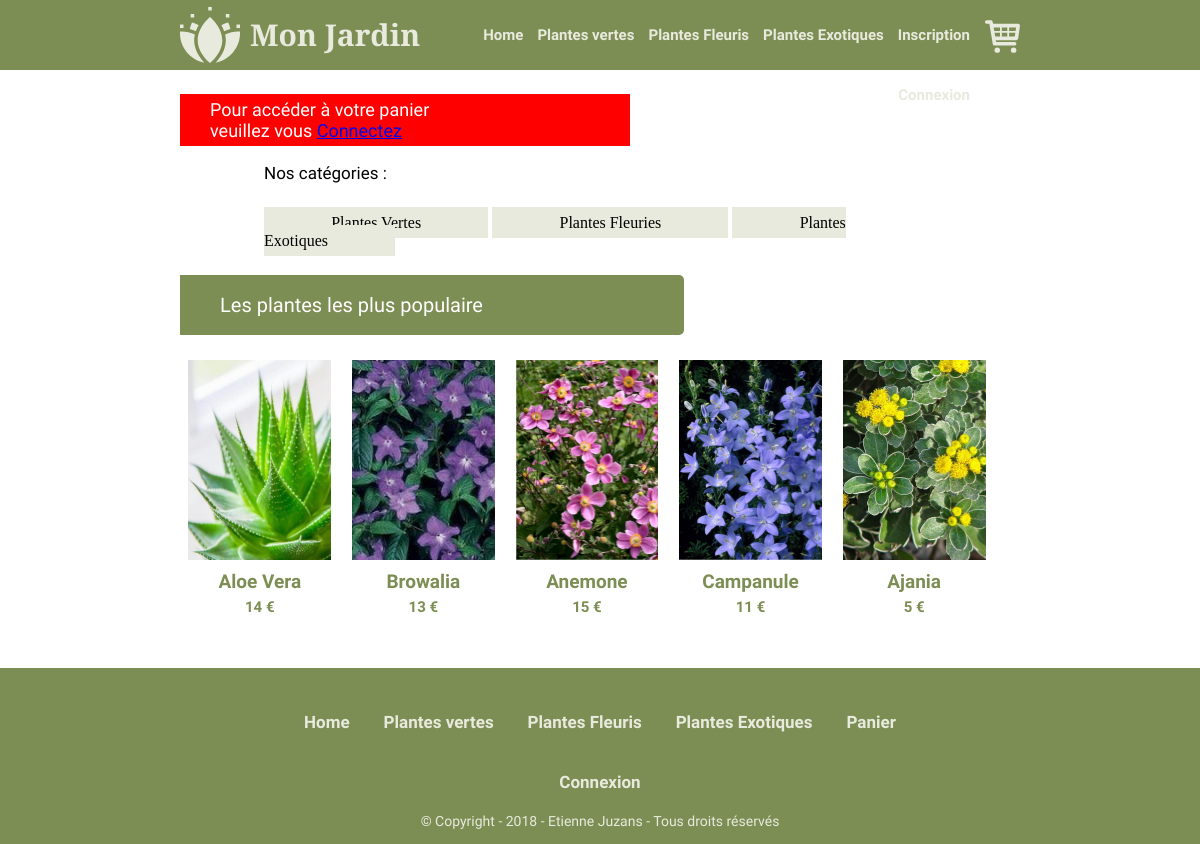
Page /Panier on the committed database.
### tables this page shows
CREATE TABLE `Produits` (
  `id` int(11) NOT NULL,
  `name` varchar(255) NOT NULL,
  `description` text NOT NULL,
  `prix` float NOT NULL,
  `actif` int(1) DEFAULT NULL,
  `view` varchar(255) NOT NULL DEFAULT '0'
);

### controller/produit.php (called while the page is built)
<?php
$objProduitFLeuries = new produit($connect);
?>

### models/connect.class.php (called while the page is built, shortened)
<?php
class connect {
    public function setConnect(PDO $connect)
    {
        $this -> _connect = $connect;
    }
}
?>

### models/produit.class.php (called while the page is built, shortened)
<?php
class produit extends connect
{
    function produitPopulaireAll(){
        $req = $this -> _connect -> query("SELECT * FROM Produits ORDER BY view DESC LIMIT 5");
        $resReq = $req->fetchAll();
        return $resReq;
    }
}
?>

### views/Panier.php (the view, shortened to what this page needs)
<?php
require "controller/Panier.php";
if (isset($_SESSION['user'])) {
    if ($objPanier->nbPanier($_SESSION['user']) == false) {
        ?>
        <section>
            <div id="Panier">
                <div class="Panier_Title">
                    <p>Vous n'avez pas ajouter de produits à votre panier</p>
                </div>
                <div class="Panier_Univers">
                    <p>Nos catégories :</p>
                    <ul>
                        <li><a href="PlantesVertes">Plantes Vertes</a></li>
                        <li><a href="PlantesFleuris">Plantes Fleuries</a></li>
                        <li><a href="PlantesExotiques">Plantes Exotiques</a></li>
                    </ul>
                </div>
            </div>
            <div id="Home_Populaire">
                <div class="Home_Populaire_Titre">
                    <p>Les plantes les plus populaire</p>
                    <div class="Home_Populaire_barre"></div>
                </div>
                <div id="Home_Populaire_Produit">
                    <?php
                    foreach ($objProduitFLeuries->produitPopulaireAll() as $res) {
                        ?>
                        <div class="Home_Produits_Populaire">
                            <a href="PlantesFleuris-<?php echo $res['id'] ?>">
                                <div class="Home_Images_Produits_Populaire"
                                     style="background-image: url('./images/images_produits/<?php echo $res['name'] ?>.jpg'); width: 100%; height: 200px; background-size: cover;"></div>
                                <div class="Home_Info_Produits_Populaire">
                                    <h2><?php echo $res['name'] ?></h2>
                                    <h3><?php echo $res['prix'] ?> €</h3>
                                </div>
                            </a>
                        </div>
                        <?php
                    }
                    ?>
                </div>
            </div>
        </section>
        <?php
    } else {
        ?>
        <section>
            <div id="Mon_panier">
                <div class="Panier_Tableau">
                    <div class="Panier_P">
                        <p>Mon Panier :</p>
                    </div>
                    <div class="Scroll_Panier">
                        <table class="Panier_Tableau_Panier">
                            <tr class="Panier_Menu">
                                <td>&nbsp;</td>
                                <td>Référence</td>
                                <td>Nom</td>
                                <td>Nombres</td>
                                <td>prix</td>
                                <td>total</td>
                                <td>Suprimer</td>
                            </tr>
                            <?php
                            $total = 0;
                            foreach ($objPanier->nbPanier($_SESSION['user']) as $resNb) {
                                $id_Produit = $resNb['id_produit'];
                                foreach ($objPanier->AfficheUnProduit($id_Produit) as $resReq) {
                                    $calcule1 = $resReq['prix'];
                                    $calcule2 = $resNb['nb_produit'];
                                    $resCalcul = $calcule1 * $calcule2;
                                    $total += $resCalcul;
                                    $tva = ($total * 20) / 100;
                                    ?>
                                    <tr class="Panier_Produit">
                                        <td>
                                            <div class="Produit_Panier_Picture"
                                                 style="background-image: url('./images/images_produits/<?php echo $resReq['name'] ?>.jpg'); width: 80px; height: 80px; background-size: cover;">
                                            </div>
                                        </td>
                                        <td>
                                            <p><?php echo $resReq['id'] ?></p>
                                        </td>
                                        <td>
                                            <p><?php echo $resReq['name'] ?></p>
                                        </td>
                                        <td>
                                            <p><?php echo $resNb['nb_produit'] ?></p>
                                        </td>
                                        <td>
                                            <p><?php echo $resReq['prix'] ?> €</p>
                                        </td>
                                        <td>
                                            <p><?php echo $resCalcul ?> €</p>
                                        </td>
                                        <td>
                                            <form method="post">
                                                <input type="hidden" name="idProduit"
                                                       value="<?php echo $resNb['id'] ?>"/>
                                                <input name="DeleteProduit" type="image"
                                                       src="./images/icones/delete-button.svg"
                                                       style="width: 30px; height: 35px;">
                                            </form>
                                        </td>
                                    </tr>
                                    <?php
                                }
                            }
                            ?>
                        </table>
                    </div>
                    <div class="Panier_Total">
                        <div class="Barre_Panier"></div>
                        <table style="text-align: end; width: 200px; font-weight: bolder;">
                            <tr>
                                <td><p>Prix total HT</p></td>
                                <td><p><?php echo $total; ?> €</p></td>
                            </tr>
                            <tr>
                                <td><p>TVA</p></td>
                                <td><p><?php echo $tva; ?> €</p></td>
                            </tr>
                            <tr>
                                <td><p>Prix total TTC</p></td>
                                <td><p><?php echo $total + $tva ?> €</p></td>
                            </tr>
                        </table>
                    </div>
                </div>
                <div class="Panier_Form">
                    <h1>Mon adresse de livraison</h1>
                    <?php echo $erreur; ?>
                    <form method="post">
                        <div class="Panier_Form_Number">
                            <label>Numéro de rue :</label>
                            <input type="text" name="number"/>
                        </div>
                        <div class="Panier_Form_Rue">
                            <label>rue :</label>
                            <input type="text" name="rue"/>
                        </div>
                        <div class="Panier_Form_Ville">
                            <label>Ville :</label>
                            <input type="text" name="Ville"/>
                        </div>
                        <div class="Panier_Form_Postal">
                            <label>Code postal :</label>
                            <input type="text" name="Postal"/>
                        </div>
                        <div class="Panier_Form_Button">
                            <input type="submit" name="commande" value="Commander"/>
                        </div>
                    </form>
                </div>
            </div>
        </section>
        <?php
    }
} else {
    ?>
    <section>
        <div id="Panier">
            <div class="Panier_Title">
                <p>Pour accéder à votre panier veuillez vous <a href="Connexion">Connectez</a></p>
            </div>
            <div class="Panier_Univers">
                <p>Nos catégories :</p>
                <ul>
                    <li><a href="PlantesVertes">Plantes Vertes</a></li>
                    <li><a href="PlantesFleuris">Plantes Fleuries</a></li>
                    <li><a href="PlantesExotiques">Plantes Exotiques</a></li>
                </ul>
            </div>
        </div>
        <div id="Home_Populaire">
            <div class="Home_Populaire_Titre">
                <p>Les plantes les plus populaire</p>
            </div>
            <div id="Home_Populaire_Produit">
                <?php
                foreach ($objProduitFLeuries->produitPopulaireAll() as $res) {
                    ?>
                    <div class="Home_Produits_Populaire">
                        <a href="PlantesFleuris-<?php echo $res['id'] ?>">
                            <div class="Home_Images_Produits_Populaire"
                                 style="background-image: url('./images/images_produits/<?php echo $res['name'] ?>.jpg'); width: 100%; height: 200px; background-size: cover;"></div>
                            <div class="Home_Info_Produits_Populaire">
                                <h2><?php echo $res['name'] ?></h2>
                                <h3><?php echo $res['prix'] ?> €</h3>
                            </div>
                        </a>
                    </div>
                    <?php
                }
                ?>
            </div>
        </div>
    </section>
    <?php
}
?>

### styles/styles.css (style rules this page uses)
html, body { margin: 0; padding: 0; }
#Home_Populaire { width: 70%; margin: 25px auto 20px auto; }
.Home_Populaire_Titre { background: #7c8e54; width: 60%; border-radius: 0px 5px 5px 0px; }
.Home_Populaire_Titre p { margin: 0; line-height: 60px; font-size: 20px; color: #ffffff; font-family: 'Oxygen', sans-serif; padding-left: 40px; }
#Home_Populaire_Produit { width: 100%; margin: 2% 0%; }
.Home_Produits_Populaire { display: inline-block; width: 17%; height: 280px; margin: 1%; border-radius: 3px; }
.Home_Produits_Populaire a { color: #7c8e54; text-decoration: none; }
.Home_Info_Produits_Populaire h2 { margin: 0px 0px 0px 0px; text-align: center; padding: 10px 0px 5px 0px; font-size: 19px; font-family: 'Oxygen', sans-serif; }
.Home_Info_Produits_Populaire h3 { margin: 0px 0px 0px 0px; text-align: center; padding: 0px 0px 13px 0px; font-size: 15px; font-family: 'Oxygen', sans-serif; }
#Panier { width: 70%; margin: 2% auto; }
.Panier_Title { font-size: 18px; font-family: 'Oxygen', sans-serif; padding: 5px 0px 5px 30px; width: 50%; background: red; color: #fff; }
.Panier_Title p { margin: 0; }
.Panier_Univers { width: 80%; margin: 2% auto; }
.Panier_Univers p { margin: 0; font-size: 17px; font-family: 'Oxygen', sans-serif; padding-bottom: 15px; }
.Panier_Univers ul { list-style: none; padding: 0%; }
.Panier_Univers ul li { display: inline; padding: 1% 10%; background: #e8eadd; }
.Panier_Univers ul li a { text-decoration: none; color: #000; }

### rows in the picture
produits: name (picture), name "Aloe Vera", prix "14"
produits: name (picture), name "Browalia", prix "13"
produits: name (picture), name "Anemone", prix "15"
produits: name (picture), name "Campanule", prix "11"
produits: name (picture), name "Ajania", prix "5"
